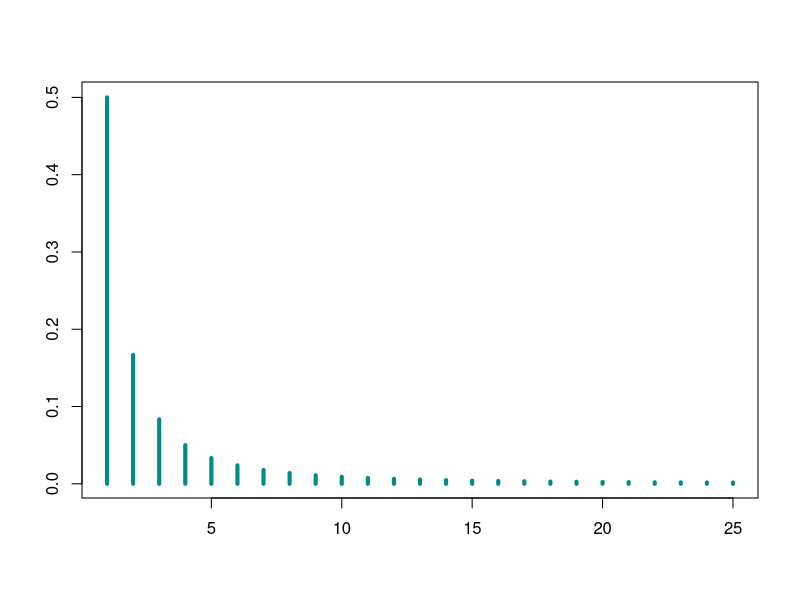

Recreate this plot in R. (Note: this script raises an error after producing the figure.)
# Exercise 1 Stopping time   ----------------------------- 
rm(list=ls())
set.seed(13112221)

##### FAST Algortithm #####
Sim <- c(100, 1000, 10000, 100000, 1000000, 10000000)  # vector of the size 
fin <- c()    # inizialize the the vector of the result
timing_fun <- function(s){
  beg <- Sys.time()     # starting time
  stop_simulations <-  rgeom(n = s, prob = runif(n = s))   # run the simulation
  fin <- Sys.time() - beg #ending time
  return(fin)
}

results <- sapply(Sim , timing_fun)

tab_time <- data.frame (Simulation_size  = c("100", "1000", "10000", "100000", "1000000", "10000000") , Computational_time = results  )   # creating the dataframe of the results
tab_time
paste("The median speed over M is : " , median(results))
##### Analysis ######


# True marginal PMF of T
pT <- function(t)  1/(t*(t+1))

# Plot it zooming in between t = 1 and t = 25
t_seq <- 1:25

# True PMF of T
plot(t_seq, pT(t_seq), 
     type = "h",
     lwd = 4,
     col = "cyan4",
     ylab = expression(p[T]),
     xlab = "t",
     main = "Marginal of the Stopping Time",
     sub = paste("Simulation size:", M))

points(t_seq, pT(t_seq), pch = 21, 
       col = "black", bg = "darkgoldenrod2", cex = 1.5)

# Simulative approximation to the PMF of T
points(t_seq, p_hat[t_seq], pch = 24, 
       col = "black", bg = "yellow", cex = .7)


step_size = 10
ave_step  = seq(1, length(t_data), step_size)
ave_vec = rep(NA, length(ave_step))

t <- 0
for (i in ave_step){
  t <- t + 1
  ave_vec[t] = mean( t_data[1:i] )
}


plot(ave_vec , main = "Average stopping time",
     xlab = "step", ylab = "Averege stopping time",
     sub = "Simulation study", col = "steelblue" , type = "l" , lwd =3)
grid()

##### Computational Analysis #####

Sim <- c(100, 1000, 10000, 100000, 1000000, 10000000 )  # vector of the size 
M <- 100    # Simulation size
diff <- matrix(NA , nrow =  length(Sim) , ncol = M )       # inizialize the the vector of the result


for (j in 1:M){
  i <- 1
  for (s in Sim){    
    stop_simulations <-  rgeom(n = s, prob = runif(n = s))   # run the simulation
    p_hat <- proportions(table(stop_simulations))
    
    diff[i,j] <- sum(pT(t_seq) - p_hat[t_seq], na.rm = T) 
    diff
    i <- i + 1
}
}


save( diff , file='Computational_analysis')
par(mfrow = c( 1, 1))
plot(diff[1,] , ylim  = c( -.09 , .09),
     type = "l" , main = "Series of the errors" , 
     lwd = 2 , xlab = "Trials",
     ylab = "Sum of the errors per Simulation Size" ) 


points(diff[2,] , col = 'blue' , type = "l", lwd = 2)
points(diff[3,] , col = 'red', type = "l",  lwd = 2)  
points(diff[4,] , col = 'green', type = "l", lwd = 2)
points(diff[5,] , col = "pink", type = "l",  lwd = 2)

legend("topright",legend = Sim, col = c("black","blue", "red", "green", "pink"), lty = 1 ,merge = TRUE, bg = "lightgray")
grid()


#####
